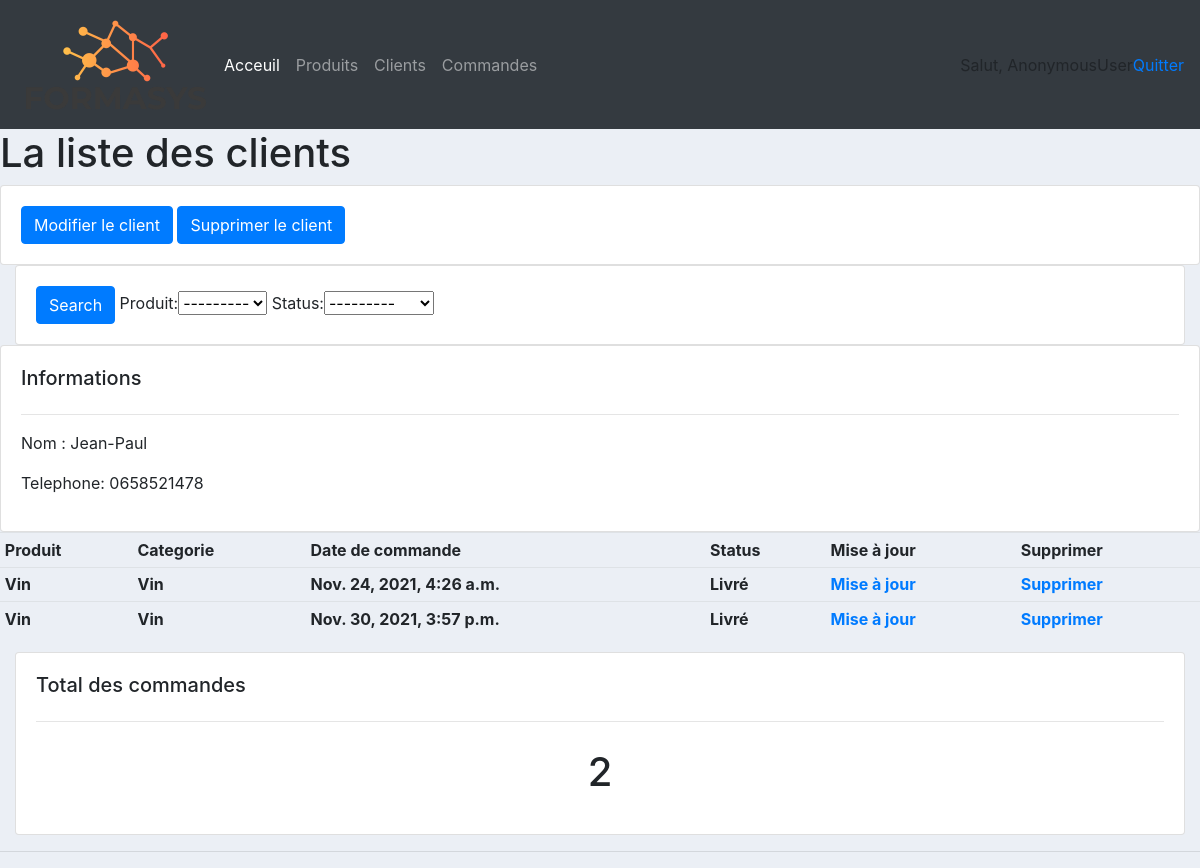
Screenshot of /client/1 with the database file from the repository.
### client/models.py (models this page shows, shortened)
class Client(models.Model):
    nom = models.CharField(max_length=200, null=True)
    telephone = models.CharField(max_length=200, null=True)
    date_creation = models.DateTimeField(auto_now_add=True)

### commande/models.py (models this page shows, shortened)
class Commande(models.Model):
    STATUS = (('en instance', 'en instance'), ('non livré', 'non livré'), ('livré', 'livré"'))
    client = models.ForeignKey(Client, null=True, on_delete=models.SET_NULL)
    produit = models.ForeignKey(Produit, null=True, on_delete=models.SET_NULL)
    status = models.CharField(max_length=200, null=True,choices=STATUS)
    date_creation = models.DateTimeField(auto_now_add=True, null=True)

### produit/models.py (models this page shows)
class Produit(models.Model):
    nom = models.CharField(max_length=200, null=True)
    prix = models.FloatField(null=True)
    tag = models.ManyToManyField(Tag)
    date_creation = models.DateTimeField(auto_now_add=True, null=True)
    def __str__(self):
        return self.nom

### client/views.py (the view)
# urls.py: path('<str:pk>', views.list_client, name='client'),
def list_client(request, pk):
    client = Client.objects.get(id=pk)
    commande = client.commande_set.all()
    commande_total = commande.count()
    myFilter = CommandeFiltre(request.GET,queryset=commande)
    commande=myFilter.qs
    context = {'client': client, 'commande': commande, 'commande_total': commande_total, 'myFilter':myFilter}
    return render(request, 'client/list_client.html', context)

### templates/client/list_client.html
{% extends 'main.html' %}
    {% block content %}
    <h1>La liste des clients</h1>
    <div class="col-md">
        <div class="row">
            <div class="card card-body">
                <form method="get">
                    <button class="btn btn-primary" type="submit">Modifier le client</button>
                    <button class="btn btn-primary" type="submit">Supprimer le client</button>
                </form>
            </div>
        </div>
        <div class="row">
            <div class="col">
                <div class="card card-body">
                    <form method="get">
                        <button class="btn btn-primary" type="submit">Search</button>
                        {{myFilter.form}}
                    </form>
                </div>
            </div>
        </div>
        </div>
        <div class="card card-body">
            <h5>Informations</h5>
            <hr>
            <p>Nom : {{client.nom}}</p>
            <p>Telephone: {{client.telephone}}</p>
        </div>
        <div>
            <table class="table table-sm">
            <tr>
                <th>Produit</th>
                <th>Categorie</th>
                <th>Date de commande</th>
                <th>Status</th>
                <th>Mise à jour</th>
                <th>Supprimer</th>
            </tr>
            {% for commande in commande %}
            <tr>
                <th>{{ commande.produit}}</th>
                <th>{{ commande.produit}}</th>
                <th>{{ commande.date_creation}}</th>
                <th>{{ commande.status}}</th>
                <th><a href=" ">Mise à jour</a></th>
                <th><a href=" ">Supprimer</a></th>
            </tr>
            {% endfor %}
            </table>
        </div>
        <div class="col-md">
            <div class="card card-body">
                <h5>Total des commandes</h5>
                    <hr>
                    <h1 style="text-align:center; padding: 10px">{{commande_total}}</h1>
        </div>
    </div>
    {% endblock content %}

### static/css/main.css (style rules this page uses)
body { background-color: #ebeff5; }

### rows the page displays
Client: nom "Jean-Paul", telephone "0658521478"
Commande: produit "Vin", date_creation "Nov. 24, 2021, 4:26 a.m.", status "Livré"
Commande: produit "Vin", date_creation "Nov. 30, 2021, 3:57 p.m.", status "Livré"

### other values shown
{{ request.user }} "AnonymousUser"
{{ commande_total }} "2"
